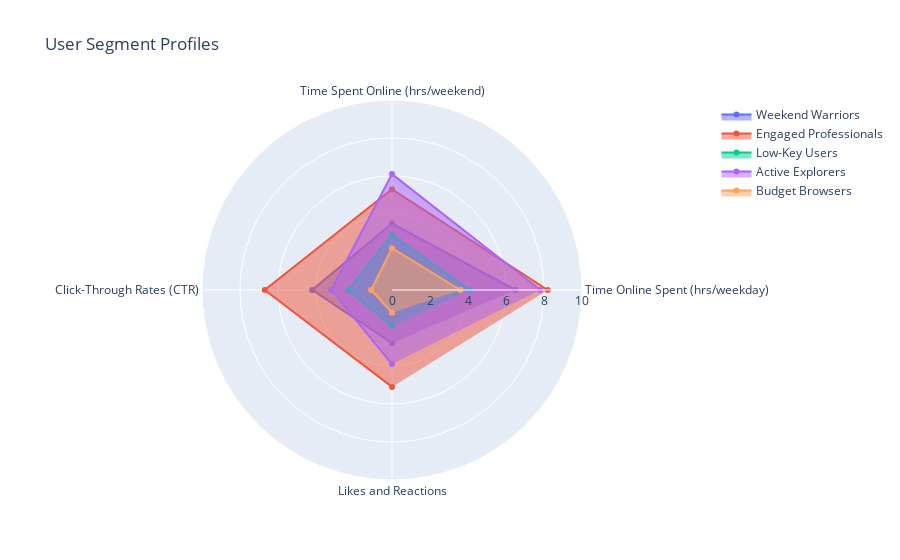

Notebook cell for this chart:
### Markdown cell above
# Q.9: Now, create a visualization that reflects these segments, using the cluster means for numerical features and highlighting the distinctive characteristics of each segment. Create a radar chart that compares the mean values of selected features across the clusters, providing a visual representation of each segment’s profile.

### Code cell
import plotly.graph_objects as go

data = []
for segment, values in cluster_means.items():
    data.append(go.Scatterpolar(
        r=values,
        theta=updated_features,
        fill='toself',
        name=segment
    ))

layout = go.Layout(
    polar=dict(
        radialaxis=dict(
            visible=True,
            range=[0, 10]
        )
    ),
    showlegend=True,
    title='User Segment Profiles'
)

fig = go.Figure(data=data, layout=layout)
fig.show()

### Figure 1 — Plotly figure (JSON) as saved in the notebook; plotly's stock layout.template omitted (floating-point values rounded to 4 significant figures)
{"data": [{"fill": "toself", "name": "Weekend Warriors", "r": [6.5, 3.5, 4.2, 2.8], "theta": ["Time Online Spent (hrs/weekday)", "Time Spent Online (hrs/weekend)", "Click-Through Rates (CTR)", "Likes and Reactions"], "type": "scatterpolar"}, {"fill": "toself", "name": "Engaged Professionals", "r": [8.2, 5.3, 6.7, 5.1], "theta": ["Time Online Spent (hrs/weekday)", "Time Spent Online (hrs/weekend)", "Click-Through Rates (CTR)", "Likes and Reactions"], "type": "scatterpolar"}, {"fill": "toself", "name": "Low-Key Users", "r": [4.1, 2.9, 2.3, 1.9], "theta": ["Time Online Spent (hrs/weekday)", "Time Spent Online (hrs/weekend)", "Click-Through Rates (CTR)", "Likes and Reactions"], "type": "scatterpolar"}, {"fill": "toself", "name": "Active Explorers", "r": [7.8, 6.1, 3.2, 3.9], "theta": ["Time Online Spent (hrs/weekday)", "Time Spent Online (hrs/weekend)", "Click-Through Rates (CTR)", "Likes and Reactions"], "type": "scatterpolar"}, {"fill": "toself", "name": "Budget Browsers", "r": [3.6, 2.2, 1.1, 1.2], "theta": ["Time Online Spent (hrs/weekday)", "Time Spent Online (hrs/weekend)", "Click-Through Rates (CTR)", "Likes and Reactions"], "type": "scatterpolar"}], "layout": {"polar": {"radialaxis": {"range": [0, 10], "visible": true}}, "showlegend": true, "title": {"text": "User Segment Profiles"}}}
